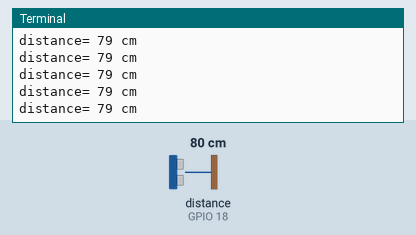
A program run on a simulated Raspberry Pi (BCM pin numbers). Parts: the last lines printed to the terminal. The test bench sets the inputs (shaded band); at power-on: distance to the obstacle (sensor on GPIO 18) 80 cm. The echo pulse lasts 58.3 µs per cm; the clock reads 2024-03-15 10:24:30 at power-on unless the program sets it.

Above: at 1.2 s.
1.3 s: distance to the obstacle (sensor on GPIO 18) set to 2 cm
At 1.38 s:
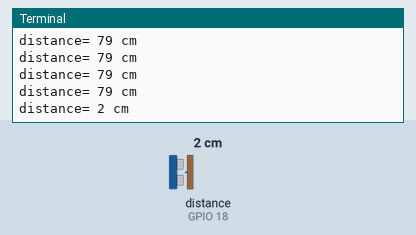
2.8 s: distance to the obstacle (sensor on GPIO 18) set to 4 cm
At 2.89 s:
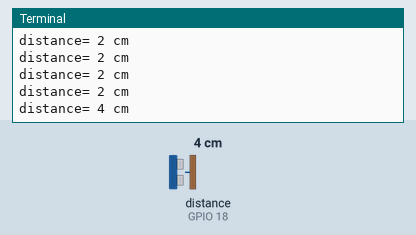
Timing chart, 0 to 5.8 s (numbered marks = the images above; inputs shaded):
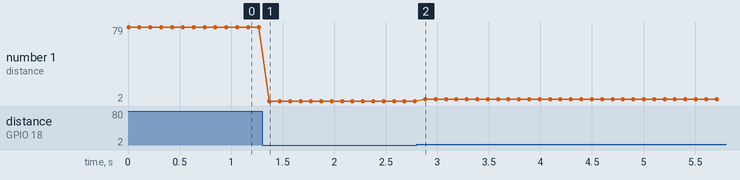

The program:

ultrasonic.py
```python
import RPi.GPIO as GPIO
import time
import sys

Tring = 27
Echo = 18

#GPIO.setwarnings(False)
GPIO.setmode(GPIO.BCM)
GPIO.setwarnings(True)
GPIO.setup(Tring, GPIO.OUT)
GPIO.setup(Echo, GPIO.IN)


def read_distance():
    GPIO.output(Tring, GPIO.HIGH)
    time.sleep(0.00001)
    GPIO.output(Tring, GPIO.LOW)

    while GPIO.input(Echo) == GPIO.LOW:
        sig_off = time.time()
    while GPIO.input(Echo) == GPIO.HIGH:
        sig_on = time.time()

    duration = sig_on - sig_off
    distance = duration*34000/2
    return distance

while True:
    try:
        cm = read_distance()
        print("distance=", int(cm), "cm")
        time.sleep(0.1)

    except KeyboardInterrupt:
        GPIO.cleanup()
        sys.exit()
```

Measured:
- after the input at 1.3 s, the terminal: prints a new line after 0.07 s (image 1)
- after the input at 2.8 s, the terminal: prints a new line after 0.08 s (image 2)
- plotted number 1: 79 → 2 after the input at 1.3 s, 2 → 4 after the input at 2.8 s
